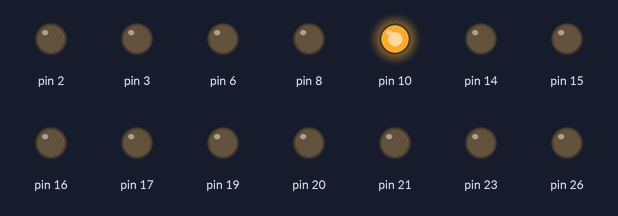
Simulated run of this sketch. Board: Arduino Mega 2560, built with avr-gcc and run on an emulated ATmega2560. Shown: output pins drawn as LEDs (lit = HIGH).

Above: at 0.1 s.
At 4.1 s:
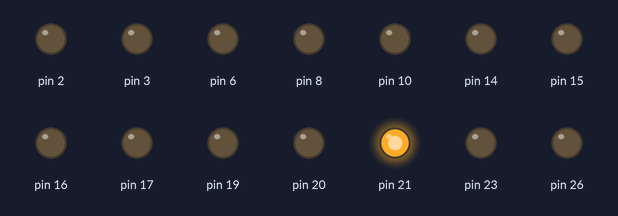
At 8.1 s:
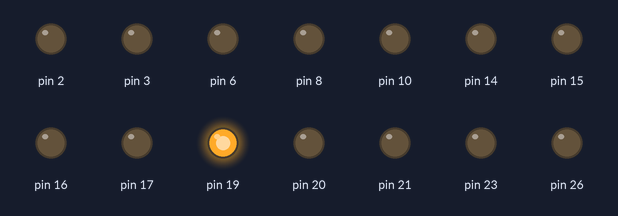
At 18.1 s:
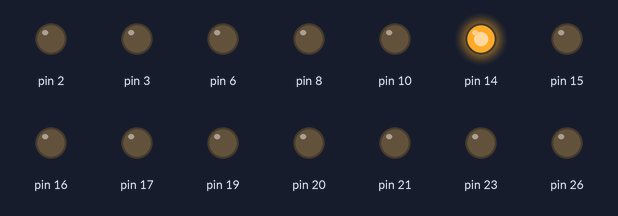
At 28.1 s:
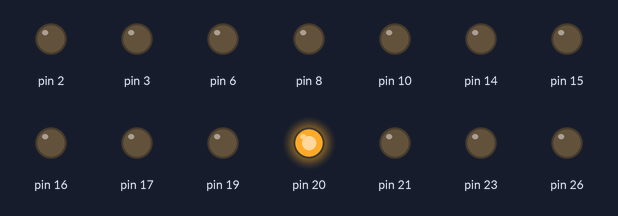
At 39.1 s:
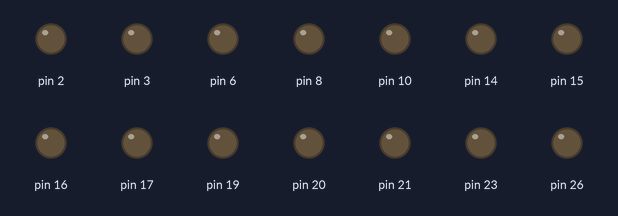
Timing chart, 0 to 40.0 s (numbered marks = the images above):
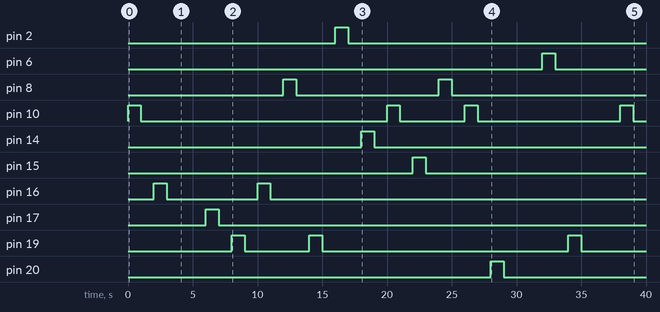

Measured:
- by itself, pin 2: LOW → HIGH at 16.0 s, → LOW 1.0 s later
- by itself, pin 6: LOW → HIGH at 32.0 s, → LOW 1.0 s later
- by itself, pin 8: alternates HIGH for 1.0 s and LOW for 11.0 s
- by itself, pin 10: LOW → HIGH at 0.00 s, → LOW 1.0 s later, → HIGH 19.0 s later, → LOW 1.0 s later, … (8 changes in this stretch)
- by itself, pin 14: LOW → HIGH at 18.0 s, → LOW 1.0 s later
- by itself, pin 15: LOW → HIGH at 22.0 s, → LOW 1.0 s later
- by itself, pin 16: alternates HIGH for 1.0 s and LOW for 7.0 s, 4 changes in all, then stays LOW
- by itself, pin 17: LOW → HIGH at 6.0 s, → LOW 1.0 s later

The sketch:

sketch_oct13a.ino
```cpp
//ArduinoMega Build

void setup()
{
  pinMode(2, OUTPUT);
  pinMode(3, OUTPUT);
  pinMode(4, OUTPUT);
  pinMode(5, OUTPUT);
  pinMode(6, OUTPUT);
  pinMode(7, OUTPUT);
  pinMode(8, OUTPUT);
  pinMode(9, OUTPUT);
  pinMode(10, OUTPUT);
  pinMode(11, OUTPUT);
  pinMode(12, OUTPUT);
  pinMode(13, OUTPUT);
  pinMode(14, OUTPUT);
  pinMode(15, OUTPUT);
  pinMode(16, OUTPUT);
  pinMode(17, OUTPUT);
  pinMode(18, OUTPUT);
  pinMode(19, OUTPUT);
  pinMode(20, OUTPUT);
  pinMode(21, OUTPUT);
  pinMode(22, OUTPUT);
  pinMode(23, OUTPUT);
  pinMode(24, OUTPUT);
  pinMode(25, OUTPUT);
  pinMode(26, OUTPUT);
  pinMode(27, OUTPUT);

}

void loop()
{

  digitalWrite(10, HIGH);
  delay(1000);
  digitalWrite(10, LOW);
  delay(1000);

  digitalWrite(16, HIGH);
  delay(1000);
  digitalWrite(16, LOW);
  delay(1000);

  digitalWrite(21, HIGH);
  delay(1000);
  digitalWrite(21, LOW);
  delay(1000);

  digitalWrite(17, HIGH);
  delay(1000);
  digitalWrite(17, LOW);
  delay(1000);

  digitalWrite(19, HIGH);
  delay(1000);
  digitalWrite(19, LOW);
  delay(1000);

  digitalWrite(16, HIGH);
  delay(1000);
  digitalWrite(16, LOW);
  delay(1000);

  digitalWrite(8, HIGH);
  delay(1000);
  digitalWrite(8, LOW);
  delay(1000);

  digitalWrite(19, HIGH);
  delay(1000);
  digitalWrite(19, LOW);
  delay(1000);

  digitalWrite(2, HIGH);
  delay(1000);
  digitalWrite(2, LOW);
  delay(1000);

  digitalWrite(14, HIGH);
  delay(1000);
  digitalWrite(14, LOW);
  delay(1000);

  digitalWrite(10, HIGH);
  delay(1000);
  digitalWrite(10, LOW);
  delay(1000);

  digitalWrite(15, HIGH);
  delay(1000);
  digitalWrite(15, LOW);
  delay(1000);

  digitalWrite(8, HIGH);
  delay(1000);
  digitalWrite(8, LOW);
  delay(1000);

  digitalWrite(10, HIGH);
  delay(1000);
  digitalWrite(10, LOW);
  delay(1000);

  digitalWrite(20, HIGH);
  delay(1000);
  digitalWrite(20, LOW);
  delay(1000);

  digitalWrite(23, HIGH);
  delay(1000);
  digitalWrite(23, LOW);
  delay(1000);

  digitalWrite(6, HIGH);
  delay(1000);
  digitalWrite(6, LOW);
  delay(1000);

  digitalWrite(19, HIGH);
  delay(1000);
  digitalWrite(19, LOW);
  delay(1000);

  digitalWrite(26, HIGH);
  delay(1000);
  digitalWrite(26, LOW);
  delay(1000);

  digitalWrite(10, HIGH);
  delay(1000);
  digitalWrite(10, LOW);
  delay(1000);

  digitalWrite(15, HIGH);
  delay(1000);
  digitalWrite(15, LOW);
  delay(1000);

  digitalWrite(21, HIGH);
  delay(1000);
  digitalWrite(21, LOW);
  delay(1000);

  digitalWrite(6, HIGH);
  delay(1000);
  digitalWrite(6, LOW);
  delay(1000);

  digitalWrite(19, HIGH);
  delay(1000);
  digitalWrite(19, LOW);
  delay(1000);

  digitalWrite(6, HIGH);
  delay(1000);
  digitalWrite(6, LOW);
  delay(1000);

  digitalWrite(20, HIGH);
  delay(1000);
  digitalWrite(20, LOW);
  delay(1000);

  digitalWrite(21, HIGH);
  delay(1000);
  digitalWrite(21, LOW);
  delay(1000);

  digitalWrite(10, HIGH);
  delay(1000);
  digitalWrite(10, LOW);
  delay(1000);

  digitalWrite(15, HIGH);
  delay(1000);
  digitalWrite(15, LOW);
  delay(1000);

  digitalWrite(8, HIGH);
  delay(1000);
  digitalWrite(8, LOW);
  delay(1000);

}
```
